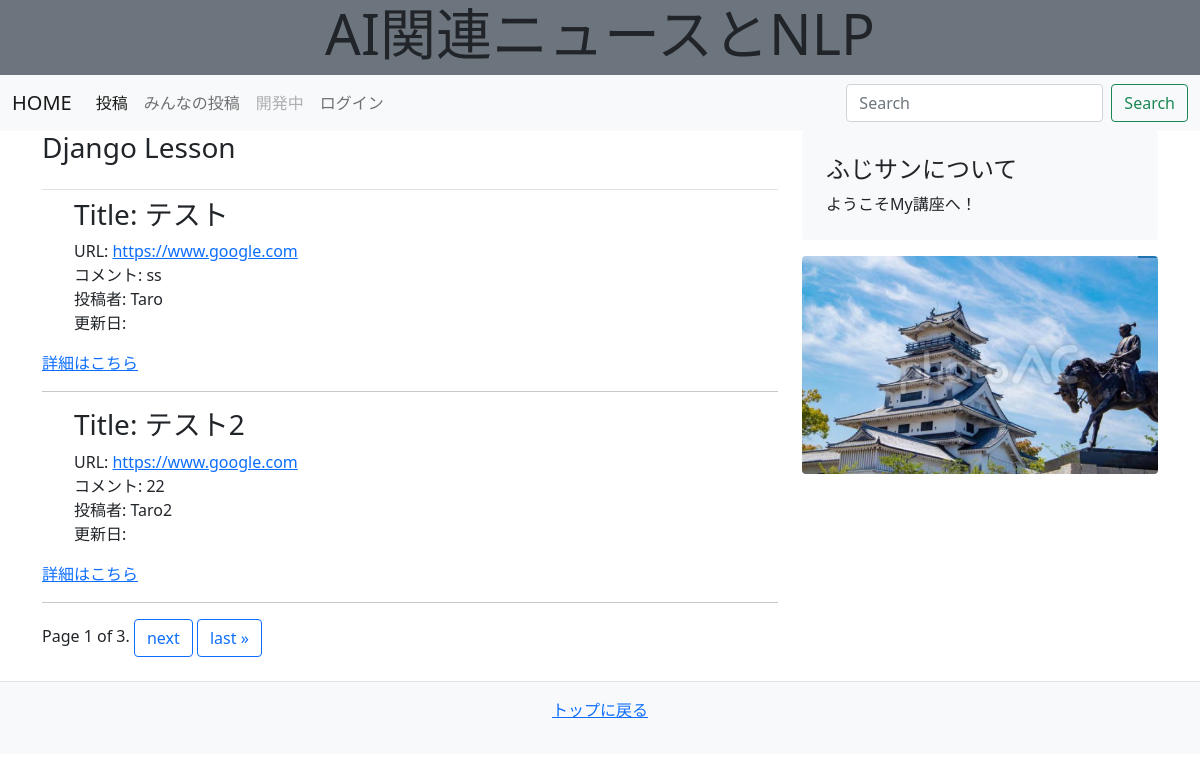
The page /post_blog/ on the database its author committed.
### blog/models.py (models this page shows)
class PostArticle(models.Model):
    title = models.CharField(max_length=255)
    url = models.URLField()
    text = models.TextField(null=True)
    author = models.CharField(max_length=30)
    create_at = models.DateField(auto_now_add=True)
    updated_at = models.DateField(auto_now=True)

### blog/views.py (the view)
# urls.py: path('', views.index, name='index'),
def index(request):
    objs = PostArticle.objects.all()
    pagenator = Paginator(objs, 2)
    page_number = request.GET.get('page')
    return render(request, 'blog/articles.html', context={
        'page_obj': pagenator.get_page(page_number),
        'page_number': page_number
    })

### templates/blog/articles.html (shortened to what this page needs)
{% extends 'base.html' %}
{% block content %}
    <main class="container">
        <div class="row">
            <div class="col-md-8 position-relative">
                <h3 class="pb-4 font-italic border-bottom">
                    Django Lesson
                </h3>
                {% for article in page_obj %}
                    <ul style="list-style:none">
                        <li><h3>Title: {{ article.title }}</h3></li>
                        <li>URL: <a href="{{ article.url }}" target="_blank">{{ article.url }}</a></li>
                        <li>コメント: {{ article.text }}</li>
                        <li>投稿者: {{ article.author }}</li>
                        <li>更新日: {{ article.update_at }}</li>
                    </ul>
                    <a href="{% url 'blog:show_article' pk=article.id %}">詳細はこちら</a>
                    <hr>
                {% endfor %}
                {% include 'snippets/pagenation.html' %}
            </div>
            {% include '../snippets/sidebar.html' %}
        </div>
    </main>
{% endblock %}

### rows shown on the page
PostArticle: title "テスト", url "https://www.google.com", text "ss", author "Taro"
PostArticle: title "テスト2", url "https://www.google.com", text "22", author "Taro2"

### other values the page prints
{{ page_obj.number }} "1"
{{ page_obj.paginator.num_pages }} "3"
